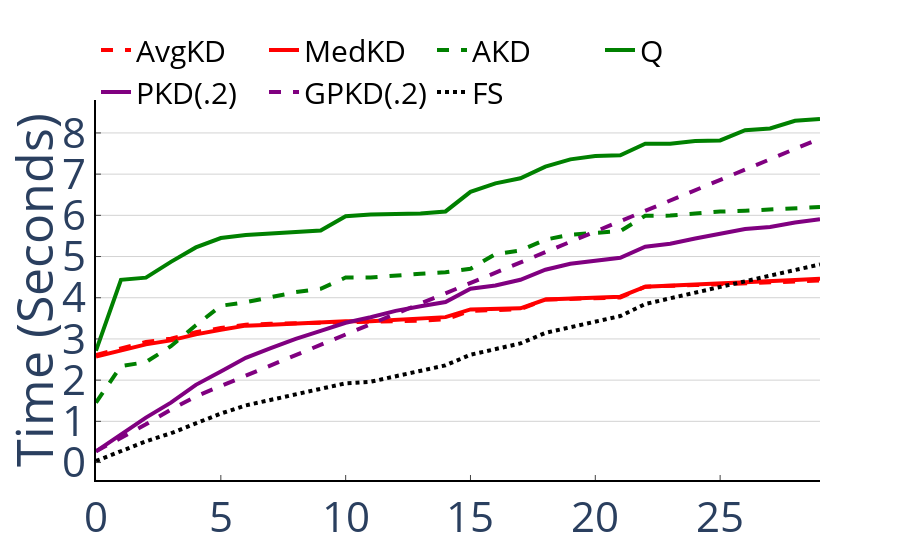

Here is the notebook cell this chart was saved with:
### Code cell
a = cummulative('Genomics Mixed', [
    'AverageKDTree',
    'MedianKDTree',
    'CrackingKDTree',
    'Quasii',
    'ProgressiveIndex',
    'ProgressiveIndexCostModel',
    'FullScan'
], 30)
a.update_layout(
    legend_orientation="h",
    legend=dict(
        x=.0,
        y=1.2,
        font=dict(
            size=30,
            color="black"
        )
    )
)
save_figure(a, 'payoff-cummulative.pdf')
a

### Figure 1 — Plotly figure (JSON) as saved in the notebook; plotly's stock layout.template omitted (floating-point values rounded to 4 significant figures)
{"data": [{"line": {"dash": "dash", "width": 4}, "marker": {"color": "red"}, "mode": "lines", "name": "AvgKD", "type": "scatter", "x": [0, 1, 2, 3, 4, 5, 6, 7, 8, 9, 10, 11, 12, 13, 14, 15, 16, 17, 18, 19, 20, 21, 22, 23, 24, 25, 26, 27, 28, 29], "y": [2.611, 2.77, 2.925, 3.005, 3.163, 3.264, 3.346, 3.368, 3.381, 3.392, 3.417, 3.419, 3.425, 3.445, 3.477, 3.683, 3.7, 3.724, 3.956, 3.976, 3.987, 4.005, 4.269, 4.28, 4.307, 4.329, 4.355, 4.383, 4.404, 4.418]}, {"line": {"dash": "solid", "width": 4}, "marker": {"color": "red"}, "mode": "lines", "name": "MedKD", "type": "scatter", "x": [0, 1, 2, 3, 4, 5, 6, 7, 8, 9, 10, 11, 12, 13, 14, 15, 16, 17, 18, 19, 20, 21, 22, 23, 24, 25, 26, 27, 28, 29], "y": [2.571, 2.723, 2.868, 2.965, 3.111, 3.224, 3.323, 3.344, 3.377, 3.404, 3.428, 3.432, 3.461, 3.491, 3.529, 3.717, 3.729, 3.743, 3.956, 3.977, 4.012, 4.024, 4.267, 4.291, 4.325, 4.347, 4.374, 4.412, 4.432, 4.462]}, {"line": {"dash": "dash", "width": 4}, "marker": {"color": "green"}, "mode": "lines", "name": "AKD", "type": "scatter", "x": [0, 1, 2, 3, 4, 5, 6, 7, 8, 9, 10, 11, 12, 13, 14, 15, 16, 17, 18, 19, 20, 21, 22, 23, 24, 25, 26, 27, 28, 29], "y": [1.454, 2.341, 2.438, 2.824, 3.33, 3.805, 3.891, 4.012, 4.136, 4.219, 4.49, 4.491, 4.543, 4.581, 4.62, 4.703, 5.061, 5.145, 5.41, 5.529, 5.574, 5.617, 5.99, 5.994, 6.042, 6.092, 6.111, 6.144, 6.179, 6.202]}, {"line": {"dash": "solid", "width": 4}, "marker": {"color": "green"}, "mode": "lines", "name": "Q", "type": "scatter", "x": [0, 1, 2, 3, 4, 5, 6, 7, 8, 9, 10, 11, 12, 13, 14, 15, 16, 17, 18, 19, 20, 21, 22, 23, 24, 25, 26, 27, 28, 29], "y": [2.715, 4.436, 4.487, 4.871, 5.221, 5.449, 5.524, 5.563, 5.598, 5.63, 5.98, 6.023, 6.034, 6.042, 6.095, 6.569, 6.775, 6.898, 7.181, 7.359, 7.438, 7.457, 7.736, 7.739, 7.802, 7.818, 8.067, 8.109, 8.294, 8.338]}, {"line": {"dash": "solid", "width": 4}, "marker": {"color": "purple"}, "mode": "lines", "name": "PKD(.2)", "type": "scatter", "x": [0, 1, 2, 3, 4, 5, 6, 7, 8, 9, 10, 11, 12, 13, 14, 15, 16, 17, 18, 19, 20, 21, 22, 23, 24, 25, 26, 27, 28, 29], "y": [0.2729, 0.6948, 1.09, 1.454, 1.886, 2.21, 2.541, 2.779, 3.003, 3.198, 3.393, 3.527, 3.681, 3.794, 3.894, 4.219, 4.297, 4.436, 4.68, 4.825, 4.894, 4.971, 5.24, 5.313, 5.438, 5.565, 5.669, 5.719, 5.827, 5.907]}, {"line": {"dash": "dash", "width": 4}, "marker": {"color": "purple"}, "mode": "lines", "name": "GPKD(.2)", "type": "scatter", "x": [0, 1, 2, 3, 4, 5, 6, 7, 8, 9, 10, 11, 12, 13, 14, 15, 16, 17, 18, 19, 20, 21, 22, 23, 24, 25, 26, 27, 28, 29], "y": [0.2735, 0.6022, 0.9278, 1.285, 1.605, 1.858, 2.104, 2.359, 2.611, 2.858, 3.11, 3.359, 3.609, 3.863, 4.113, 4.363, 4.609, 4.857, 5.106, 5.357, 5.605, 5.851, 6.103, 6.357, 6.605, 6.859, 7.114, 7.361, 7.614, 7.865]}, {"line": {"dash": "dot", "width": 4}, "marker": {"color": "black"}, "mode": "lines", "name": "FS", "type": "scatter", "x": [0, 1, 2, 3, 4, 5, 6, 7, 8, 9, 10, 11, 12, 13, 14, 15, 16, 17, 18, 19, 20, 21, 22, 23, 24, 25, 26, 27, 28, 29], "y": [0.03749, 0.2754, 0.514, 0.71, 0.9498, 1.19, 1.387, 1.524, 1.656, 1.785, 1.924, 1.961, 2.09, 2.219, 2.359, 2.617, 2.752, 2.891, 3.147, 3.283, 3.421, 3.555, 3.848, 3.98, 4.117, 4.257, 4.399, 4.537, 4.674, 4.808]}], "layout": {"font": {"size": 42}, "legend": {"font": {"color": "black", "size": 30}, "orientation": "h", "x": 0, "y": 1.2}, "plot_bgcolor": "rgba(0,0,0,0)", "showlegend": true, "xaxis": {"linecolor": "black", "linewidth": 2, "showline": true, "ticklen": 5, "ticks": "inside", "zeroline": true}, "yaxis": {"gridcolor": "lightgrey", "gridwidth": 1, "linecolor": "black", "linewidth": 2, "showgrid": true, "showline": true, "ticklen": 5, "ticks": "inside", "title": {"text": "Time (Seconds)"}, "zeroline": true}}}
